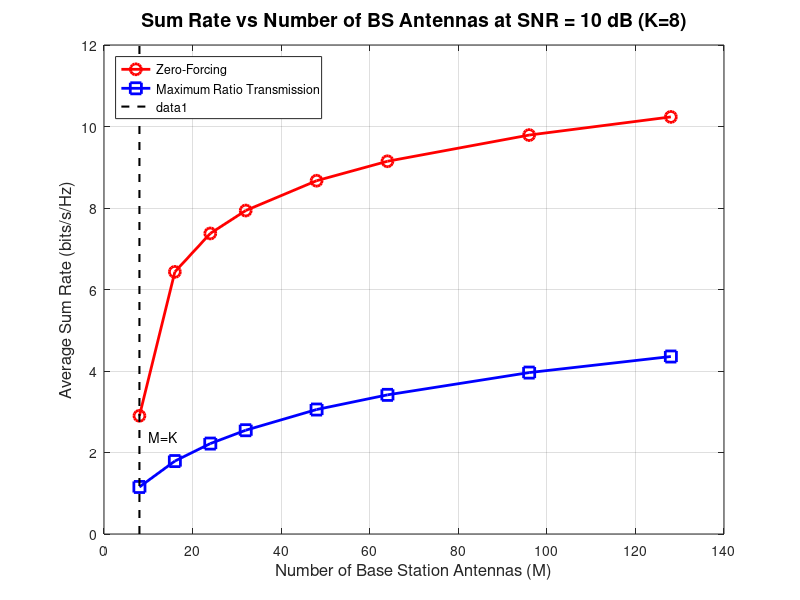

Here is the MATLAB script that generated this plot:
%% MIMO System: Sum Rate vs Number of BS Antennas
clear all;
close all;
clc;

% System parameters
K = 8;                    % Number of users (fixed)
SNR_dB = 10;              % Fixed SNR at 10 dB
SNR_linear = 10^(SNR_dB/10); % Linear SNR value
M_range = [8, 16, 24, 32, 48, 64, 96, 128];  % Range of BS antennas to test
num_realizations = 1000;  % Number of channel realizations

% Initialize result arrays
sum_rate_ZF = zeros(length(M_range), 1);
sum_rate_MRT = zeros(length(M_range), 1);

%% Main Simulation Loop
for m_idx = 1:length(M_range)
    M = M_range(m_idx);    % Current number of BS antennas
    power_per_user = SNR_linear;  % Fixed transmit power per user at 10 dB SNR
    
    % Check if M >= K for Zero-Forcing (to ensure matrix inversion is possible)
    if M < K
        sum_rate_ZF(m_idx) = NaN; % ZF not applicable when M < K
    end
    
    % Temporary variables for averaging
    rate_ZF_temp = 0;
    rate_MRT_temp = 0;
    
    for n = 1:num_realizations
        % Generate Rayleigh fading channel matrix (M x K)
        H = (randn(M, K) + 1i*randn(M, K))/sqrt(2);
        
        %% Zero-Forcing Precoding (if applicable)
        if M >= K
            % Calculate pseudo-inverse of channel matrix for ZF precoding
            W_ZF = H/(H'*H);  % W_ZF = H * inv(H'*H)
            
            % Normalize ZF precoding vectors
            for k = 1:K
                W_ZF(:,k) = W_ZF(:,k)/norm(W_ZF(:,k));
            end
            
            % Calculate SINR and Sum Rate for ZF
            for k = 1:K
                % Calculate desired signal power
                desired_signal = power_per_user * abs(H(:,k)'*W_ZF(:,k))^2;
                
                % Calculate interference from other users
                interference = 0;
                for j = 1:K
                    if j ~= k
                        interference = interference + power_per_user * abs(H(:,k)'*W_ZF(:,j))^2;
                    end
                end
                
                % Calculate SINR (Signal to Interference plus Noise Ratio)
                sinr_ZF = desired_signal/(interference + 1); % Noise power = 1
                
                % Calculate rate for user k
                rate_ZF_temp = rate_ZF_temp + log2(1 + sinr_ZF);
            end
        end
        
        %% Maximum Ratio Transmission Precoding
        % MRT precoding (matched filter)
        W_MRT = H;
        
        % Normalize MRT precoding vectors
        for k = 1:K
            W_MRT(:,k) = W_MRT(:,k)/norm(W_MRT(:,k));
        end
        
        % Calculate SINR and Sum Rate for MRT
        for k = 1:K
            % Calculate desired signal power
            desired_signal = power_per_user * abs(H(:,k)'*W_MRT(:,k))^2;
            
            % Calculate interference from other users
            interference = 0;
            for j = 1:K
                if j ~= k
                    interference = interference + power_per_user * abs(H(:,k)'*W_MRT(:,j))^2;
                end
            end
            
            % Calculate SINR (Signal to Interference plus Noise Ratio)
            sinr_MRT = desired_signal/(interference + 1); % Noise power = 1
            
            % Calculate rate for user k
            rate_MRT_temp = rate_MRT_temp + log2(1 + sinr_MRT);
        end
    end
    
    % Average over all realizations
    if M >= K
        sum_rate_ZF(m_idx) = rate_ZF_temp/(num_realizations*K);
    end
    sum_rate_MRT(m_idx) = rate_MRT_temp/(num_realizations*K);
    
    % Display progress
    fprintf('Completed M = %d antennas\n', M);
end

%% Plot Results
figure;
plot(M_range, sum_rate_ZF, 'ro-', 'LineWidth', 2, 'MarkerSize', 8);
hold on;
plot(M_range, sum_rate_MRT, 'bs-', 'LineWidth', 2, 'MarkerSize', 8);
grid on;
xlabel('Number of Base Station Antennas (M)', 'FontSize', 12);
ylabel('Average Sum Rate (bits/s/Hz)', 'FontSize', 12);
title('Sum Rate vs Number of BS Antennas at SNR = 10 dB (K=8)', 'FontSize', 14);
legend('Zero-Forcing', 'Maximum Ratio Transmission', 'Location', 'northwest');

% Add vertical line at M=K for reference
line([K K], ylim, 'LineStyle', '--', 'Color', 'k', 'LineWidth', 1.5);
text(K+2, max(ylim)*0.2, 'M=K', 'FontSize', 10);

%% Display System Information
disp('-------------------------------------------------------');
disp('System Parameters:');
disp('-------------------------------------------------------');
disp(['- Number of users (K): ', num2str(K)]);
disp(['- SNR: ', num2str(SNR_dB), ' dB']);
disp(['- Number of channel realizations: ', num2str(num_realizations)]);
disp('-------------------------------------------------------');

%% Print numerical results
fprintf('\nNumerical Results:\n');
fprintf('-------------------------------------------------------\n');
fprintf('BS Antennas (M)\tZF Sum Rate\tMRT Sum Rate\n');
for i = 1:length(M_range)
    if isnan(sum_rate_ZF(i))
        fprintf('%d\t\t\tN/A\t\t%.4f\n', M_range(i), sum_rate_MRT(i));
    else
        fprintf('%d\t\t\t%.4f\t\t%.4f\n', M_range(i), sum_rate_ZF(i), sum_rate_MRT(i));
    end
end
fprintf('-------------------------------------------------------\n');

%% Theoretical Analysis for Large M
disp('Theoretical Insights:');
disp('-------------------------------------------------------');
disp('For large number of antennas (M):');
disp('1. ZF: Sum rate scales as O(K*log2(1 + SNR*(M-K)/K))');
disp('2. MRT: Sum rate scales as O(K*log2(1 + SNR*M/(K*SNR+1)))');
disp('3. As M increases, both ZF and MRT performance improves');
disp('4. ZF typically outperforms MRT at high SNR and large M');
disp('-------------------------------------------------------');